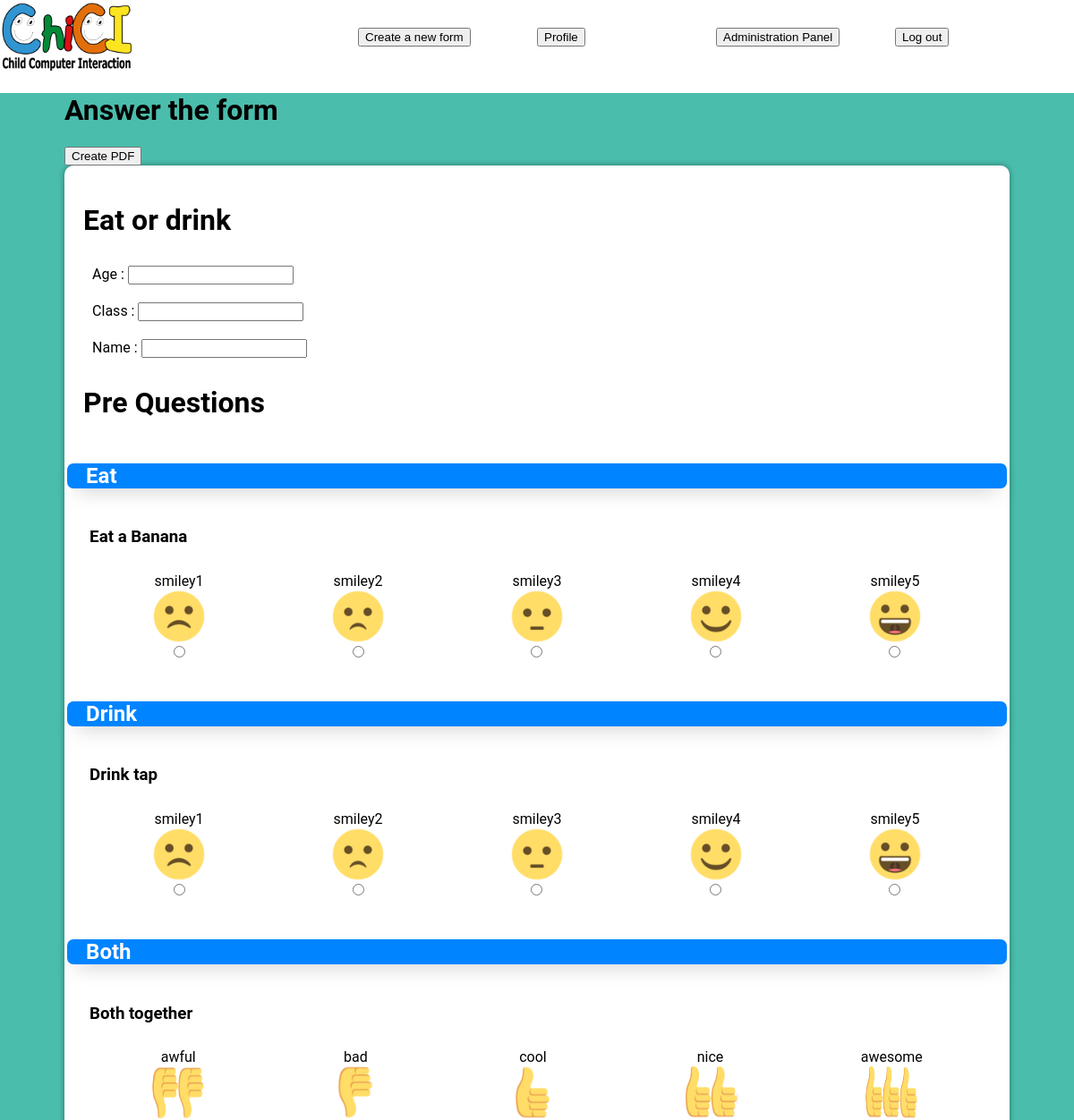
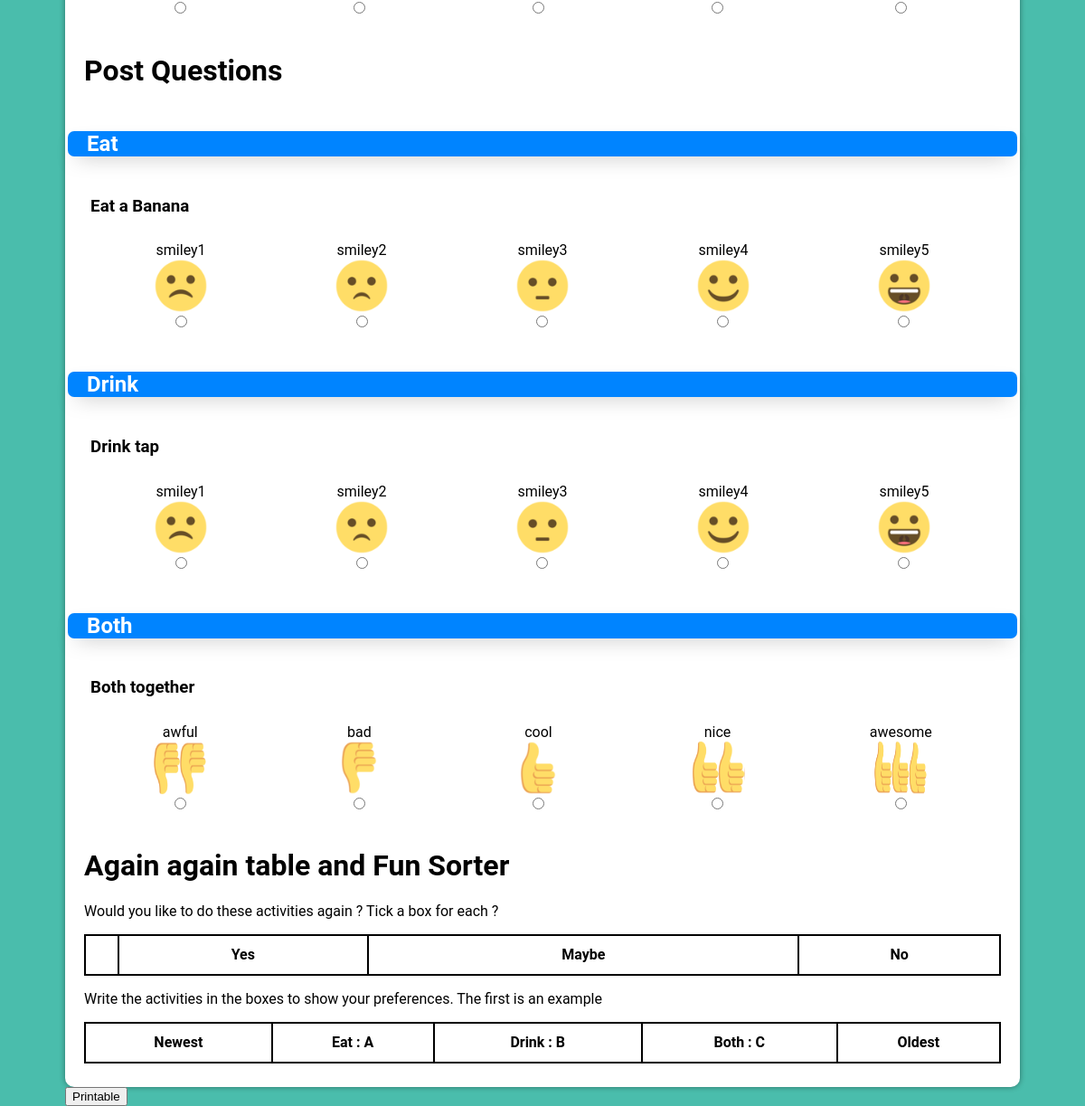
The app's page /index.php?controller=form&action=read&id=FOMM0MA (signed in), older data (2 pictures, top to bottom).
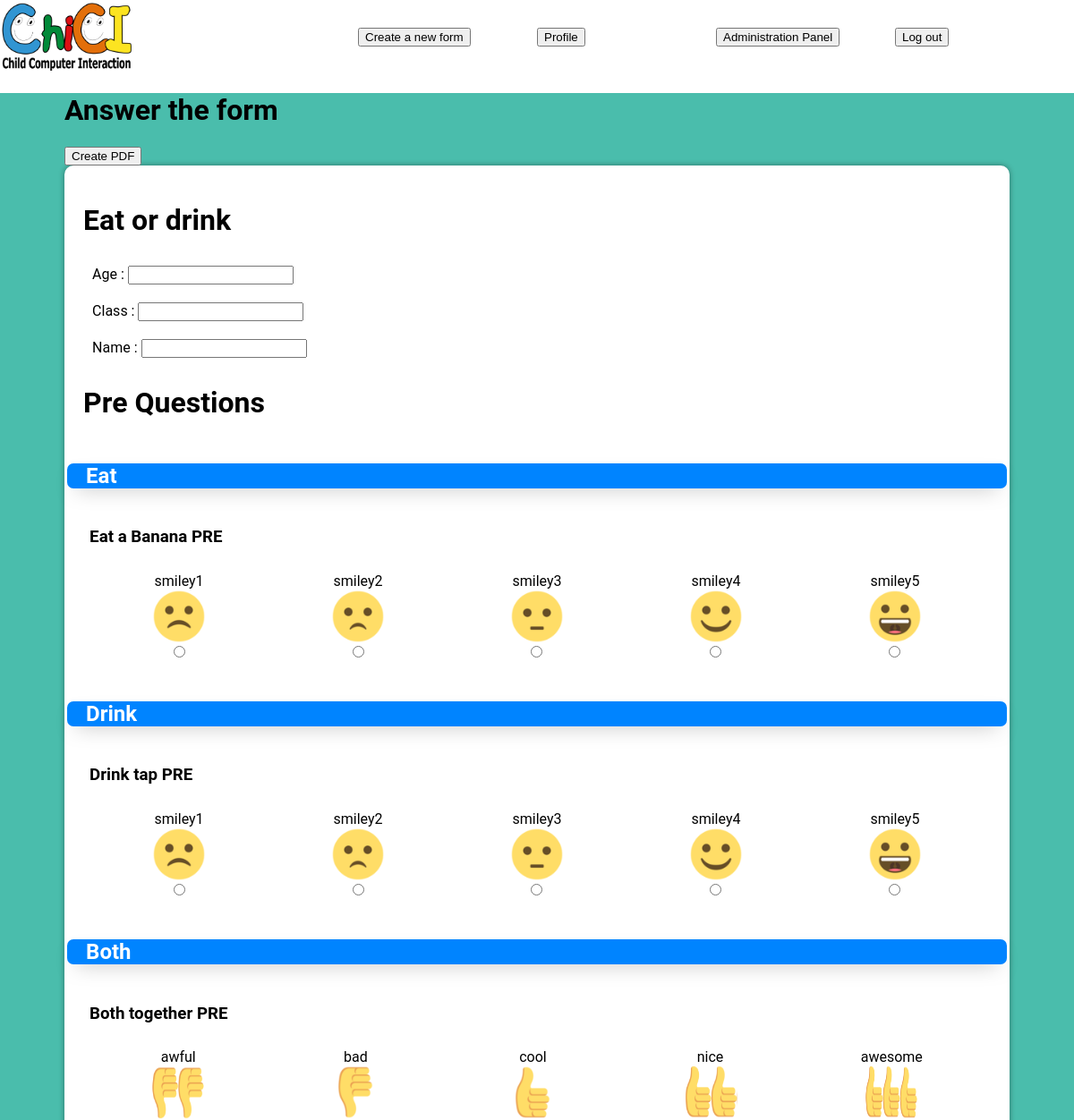
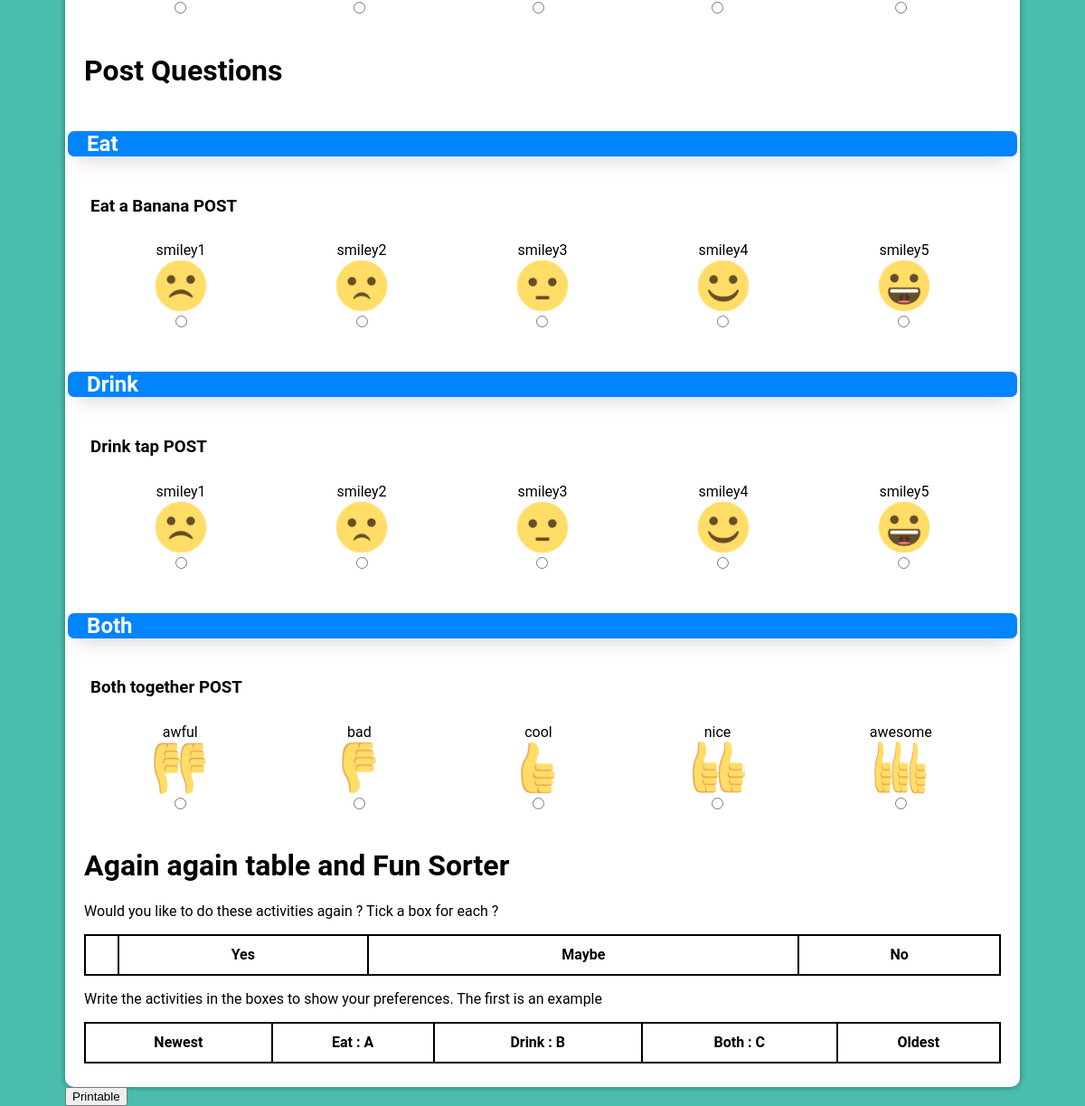
The same page, newer data (2 pictures, top to bottom).
### tables this page shows
CREATE TABLE Form (
  formId varchar(20) PRIMARY KEY,
  formName varchar(30),
  userNickname varchar (20),
  completedForm int(11),
  fillable int(1),
  FOREIGN KEY (userNickname) REFERENCES Users(userNickname)
)DEFAULT CHARSET=utf8;

CREATE TABLE PersonnalInformation (
    personnalInformationName varchar(30) PRIMARY KEY,
	defaultPersonnalInformation int(1)
)DEFAULT CHARSET=utf8;

CREATE TABLE Application (
  applicationId varchar(30) PRIMARY KEY,
  applicationName varchar(30),
  applicationDescription varchar(80),
  formId varchar(20),
  FOREIGN KEY (formId) REFERENCES Form(formId)
)DEFAULT CHARSET=utf8;

CREATE TABLE Question (
  questionId varchar(20) PRIMARY KEY,
  questionName varchar(100),
  applicationId varchar(30),
  questionTypeId int(20),
  questionPre int(1),
  FOREIGN KEY (applicationId) REFERENCES Application(applicationId),
  FOREIGN KEY (questionTypeId) REFERENCES QuestionType(questionTypeId)
)DEFAULT CHARSET=utf8;

CREATE TABLE AnswerType (
    answerTypeId int(11) PRIMARY KEY AUTO_INCREMENT,
    answerTypeName varchar(20),
    answerTypeImage varchar(20),
    questionTypeId int(20),
    FOREIGN KEY (questionTypeId) REFERENCES QuestionType(questionTypeId)
)DEFAULT CHARSET=utf8;

### index.php (called while the page is built, shortened)
<?php
    require_once File::build_path(array('controller', 'router.php'));
?>

### model/Model.php (called while the page is built, shortened)
<?php
class Model {
	public static $pdo;
    public static function Init() {
        $hostname = Conf::getHostName();
        $database_name = Conf::getDatabaseName();
        $login = Conf::getLogin();
        $password = Conf::getPassword();
        try {
            self::$pdo = new PDO("mysql:host=$hostname;dbname=$database_name", $login, $password, array(PDO::MYSQL_ATTR_INIT_COMMAND => "SET NAMES utf8"));
            self::$pdo->setAttribute(PDO::ATTR_ERRMODE, PDO::ERRMODE_EXCEPTION);
        } catch (PDOException $e) {
            if (Conf::getDebug()) {
                echo $e->getMessage();
            } else {
                echo 'Error. ';
            }
            die();
        }
    }
    public static function select($primary) {
        try {
            $table_name = static::$object;
            $class_name = 'Model' . $table_name;
            $primary_key = static::$primary;
            $sql = "SELECT * FROM $table_name WHERE $primary_key=:p;";
            $req_prep = Model::$pdo->prepare($sql);
            $values = array(
                "p" => $primary
            );
            $req_prep->execute($values);
            $req_prep->setFetchMode(PDO::FETCH_CLASS, $class_name);
            $tab_p = $req_prep->fetchAll();
            return $tab_p[0];
        } catch (PDOException $ex) {
            if (Conf::getDebug()) {
                echo $ex->getMessage();
            } else {
                echo "Error. We can not find the object. ";
            }
            return false;
        }
    }
}
?>

### model/ModelForm.php (called while the page is built, shortened)
<?php
require_once File::build_path(array('model', 'Model.php'));
class ModelForm extends Model{
	private $formId;
	private $formName;
    public function getFormId(){return $this->formId;}
    public function getFormName(){return $this->formName;}
}

### model/ModelAssocFormPI.php (called while the page is built, shortened)
<?php
class ModelAssocFormPI extends ModelAssoc{
	private $personnalInformationName;
    public function getPersonnalInformationName(){return $this->personnalInformationName;}
	public static function getAssocFormPIByFormId($id){
		try{
			$sql  = "SELECT * FROM AssocFormPI WHERE formId=:id";
			$prep = Model::$pdo->prepare($sql);
			$values = array(
				"id" => $id
				);
			$prep-> execute($values);
			$prep->setFetchMode(PDO::FETCH_CLASS,'ModelAssocFormPI');
			$assoc_array = $prep->fetchAll();
			return $assoc_array;
		}catch (PDOException $ex) {
            if (Conf::getDebug()) {
                echo $ex->getMessage();
            } else {
                echo "Error";
            }
            return false;
        }
    }
}

### model/ModelPersonnalInformation.php (called while the page is built, shortened)
<?php
require_once File::build_path(array('model', 'Model.php'));
class ModelPersonnalInformation extends Model{
	private $personnalInformationName;
    public function getPersonnalInformationName(){return $this->personnalInformationName;}
}

### model/ModelApplication.php (called while the page is built, shortened)
<?php
require_once File::build_path(array('model', 'Model.php'));
class ModelApplication extends Model{
	private $applicationId;
	private $applicationName;
    public function getApplicationId(){return $this->applicationId;}
	public function getApplicationName(){return $this->applicationName;}
    public static function getApplicationByFormId($formId){
		try{
			$sql  = "SELECT * FROM Application WHERE formId=:id";
			$prep = Model::$pdo->prepare($sql);
			$values = array(
				"id" => $formId
				);
			$prep-> execute($values);
			$prep->setFetchMode(PDO::FETCH_CLASS,'ModelApplication');
			$application_array = $prep->fetchAll();
			return $application_array;
		}catch (PDOException $ex) {
            if (Conf::getDebug()) {
                echo $ex->getMessage();
            } else {
                echo "Error";
            }
            return false;
        }
    }
}

### model/ModelQuestion.php (called while the page is built, shortened)
<?php
require_once File::build_path(array('model', 'Model.php'));
class ModelQuestion extends Model{
	private $questionName;
	private $questionTypeId;
    public function getQuestionName(){return $this->questionName;}
    public function getQuestionTypeId(){return $this->questionTypeId;}
	public static function getQuestionByApplicationIdAndPre($id, $pre){
		try{
			$sql  = "SELECT * FROM Question WHERE applicationId=:id AND questionPre=:pre";
			$prep = Model::$pdo->prepare($sql);
			$values = array(
				"id" => $id,
				"pre" => $pre
				);
			$prep-> execute($values);
			$prep->setFetchMode(PDO::FETCH_CLASS,'ModelQuestion');
			$question_array = $prep->fetchAll();
			return $question_array;
		}catch (PDOException $ex) {
            if (Conf::getDebug()) {
                echo $ex->getMessage();
            } else {
                echo "Error";
            }
            return false;
        }
    }
}

### model/ModelAnswerType.php (called while the page is built, shortened)
<?php
require_once File::build_path(array('model', 'Model.php'));
class ModelAnswerType extends Model{
    public static function getAnswerTypeByQuestionId($id, $isObject = NULL){
		try{
			$sql  = "SELECT * FROM AnswerType WHERE questionTypeId=:id";
			$prep = Model::$pdo->prepare($sql);
			$values = array(
				"id" => $id
				);
			$prep-> execute($values);
			if(is_null($isObject)){
				$prep->setFetchMode(PDO::FETCH_ASSOC);
			}else{
				$prep->setFetchMode(PDO::FETCH_CLASS, "ModelAnswerType");
			}
			$answerType_array = $prep->fetchAll();
			return $answerType_array;
		}catch (PDOException $ex) {
            if (Conf::getDebug()) {
                echo $ex->getMessage();
            } else {
                echo "Error";
            }
            return false;
        }
    }
}

### model/ModelQuestionType.php (called while the page is built, shortened)
<?php
require_once File::build_path(array('model', 'Model.php'));
class ModelQuestionType extends Model{
	private $questionTypeId;
    public function getQuestionTypeId(){return $this->questionTypeId;}
}

### view/form/displayForm.php (the view, shortened to what the rows shown need)
<main>
	<div id="pdf">
<h1>Answer the form</h1>
		   <input type ="button" id="create_pdf" value ="Create PDF">
<?php
	echo '<div id ="form-'.$formId.'" class= "formCss">';
	$formName = htmlspecialchars($f->getFormName());
	echo "<h1> $formName </h1>";
        echo '<div id="userInformation">';
        foreach ($field_array as $field){
                $fieldName = htmlspecialchars($field->getPersonnalInformationName());
			if(!$full){
				echo '<div>';
					echo '<label for="field'.$fieldName.'">'.$fieldName.' : </label>';
					echo '<input id="field'.$fieldName.'" name="'.$fieldName.'"  type="text">';
				echo '</div>';
			}
        }
        echo '</div>';
	echo "<h1>Pre Questions</h1>";
	echo"<div id=\"applications\">";
	for($i=0; $i < count($application_array);$i++){
		echo '<div id="Applic'.$i.'" class="application" >';
			echo '<div id="Applic'.$i.'Info">';
				$taskName = htmlspecialchars($application_array[$i]->getApplicationName());
				echo "<h2>$taskName</h2>";
			echo '</div>';
	$questionPre_array = $questionsPre_array_list[$i];
	for($j=0; $j < count($questionPre_array);$j++){
			echo '<div id="Applic'.$i.'Q'.$j.'" class = "question">';
			echo "<h3> ";
			echo htmlspecialchars($questionPre_array[$j]->getQuestionName());
			echo " </h3>";
			$answers_array = $answersPre_array_list[$i][$j];
			if(!is_null($answers_array[0])){
				switch ($answers_array[0]['answerTypeName']){
					default :
						echo '<div class = "answerArea">';
						foreach($answers_array as $a){
							if(!$full){
								$answerName = htmlspecialchars($a['answerTypeName']);
								$answerImage = htmlspecialchars($a['answerTypeImage']);
								$id = "Applic".$i."question".$j.$answerName;
								$name = "Applic".$i."question".$j;
								echo '<div>';
								echo "<input type =\"radio\" name=\"$name\" value =\"$answerName\" id=\"$id\">" ;
								echo "<label for=\"$id\"><img src=\"media/$answerImage.png\" class=\"answerIcon\">$answerName</label>";
								echo '</div>';
							}
						}
						echo '</div>';
						break;
				}
			}
		  echo '</div>';
		}
		echo '</div>';
	}
	echo '</div>';
	echo "<h1>Post Questions</h1>";
	echo"<div id=\"applications\">";
	for($i=0; $i < count($application_array);$i++){
		echo '<div id="Applic'.$i.'" class="application" >';
			echo '<div id="Applic'.$i.'Info">';
				$taskName = htmlspecialchars($application_array[$i]->getApplicationName());
				echo "<h2>$taskName</h2>";
			echo '</div>';
	$questionPost_array = $questionsPost_array_list[$i];
	for($j=0; $j < count($questionPost_array);$j++){
			echo '<div id="$idAppli" class = "question">';
			echo "<h3> ";
			echo htmlspecialchars($questionPost_array[$j]->getQuestionName());
			echo " </h3>";
			$answers_array = $answersPost_array_list[$i][$j];
			if(!is_null($answers_array[0])){
				switch ($answers_array[0]['answerTypeName']){
					default :
						echo '<div class = "answerArea">';
						foreach($answers_array as $a){
							$answerName = htmlspecialchars($a['answerTypeName']);
							$answerImage = htmlspecialchars($a['answerTypeImage']);
							$id = "Applic".$i."question".$j.$answerName;
							$name = "Applic".$i."question".$j;
							echo '<div>';
							echo "<input type =\"radio\" name=\"$name\" value =\"$answerName\" id=\"$id\">" ;
							echo "<label for=\"$id\"><img src=\"media/$answerImage.png\" class=\"answerIcon\">$answerName</label>";
							echo '</div>';
						}
						echo '</div>';
						break;
				}
			}
		  echo '</div>';
		}
		echo '</div>';
	}
	echo '</div>';
	echo "<h1 class=\"fsAndAa\">Again again table and Fun Sorter</h1>";
	echo"<div id=\"applications\" class=\"fsAndAa\" >";
 ?>
	<div id="AAtable">
		   <p>
			   Would you like to do these activities again ? Tick a box for each ?
		   </p>
		   <table id="aa">
			   <thead>
				  <tr>
					  <th></th>
					  <th>Yes</th>
					  <th>Maybe</th>
					  <th>No</th>
				  </tr>
			   </thead>
		   </table>
	   </div>
	   <div id="FunSorter">
		   <p>
			   Write the activities in the boxes to show your preferences. The first is an example
		   </p>
		   <table id="fs">
			   <thead>
				  <tr>
					  <th>Newest</th>
					  <?php
						   $i = 0;
						   foreach($applicationTable as $value){
							   echo "<th>".htmlspecialchars($value->getApplicationName())." : ".htmlspecialchars($alphabet[$i])."</th>";
							   $i++;
						   }
					  ?>
					  <th>Oldest</th>
				  </tr>
			   </thead>
		   </table>
	   </div>
	   </div>
	</div>
	<?php
	if(!($full)){
		echo '<div>
			   <input type ="button" id="print" value="Printable">
		</div>';
	}
	?>
	</div>
</main>

Row changes from the older to the newer data that the page shows:
changed question: questionName "Eat a Banana" → "Eat a Banana PRE"
changed question: questionName "Drink tap" → "Drink tap PRE"
changed question: questionName "Both together" → "Both together PRE"
changed question: questionName "Eat a Banana" → "Eat a Banana POST"
changed question: questionName "Drink tap" → "Drink tap POST"
changed question: questionName "Both together" → "Both together POST"
